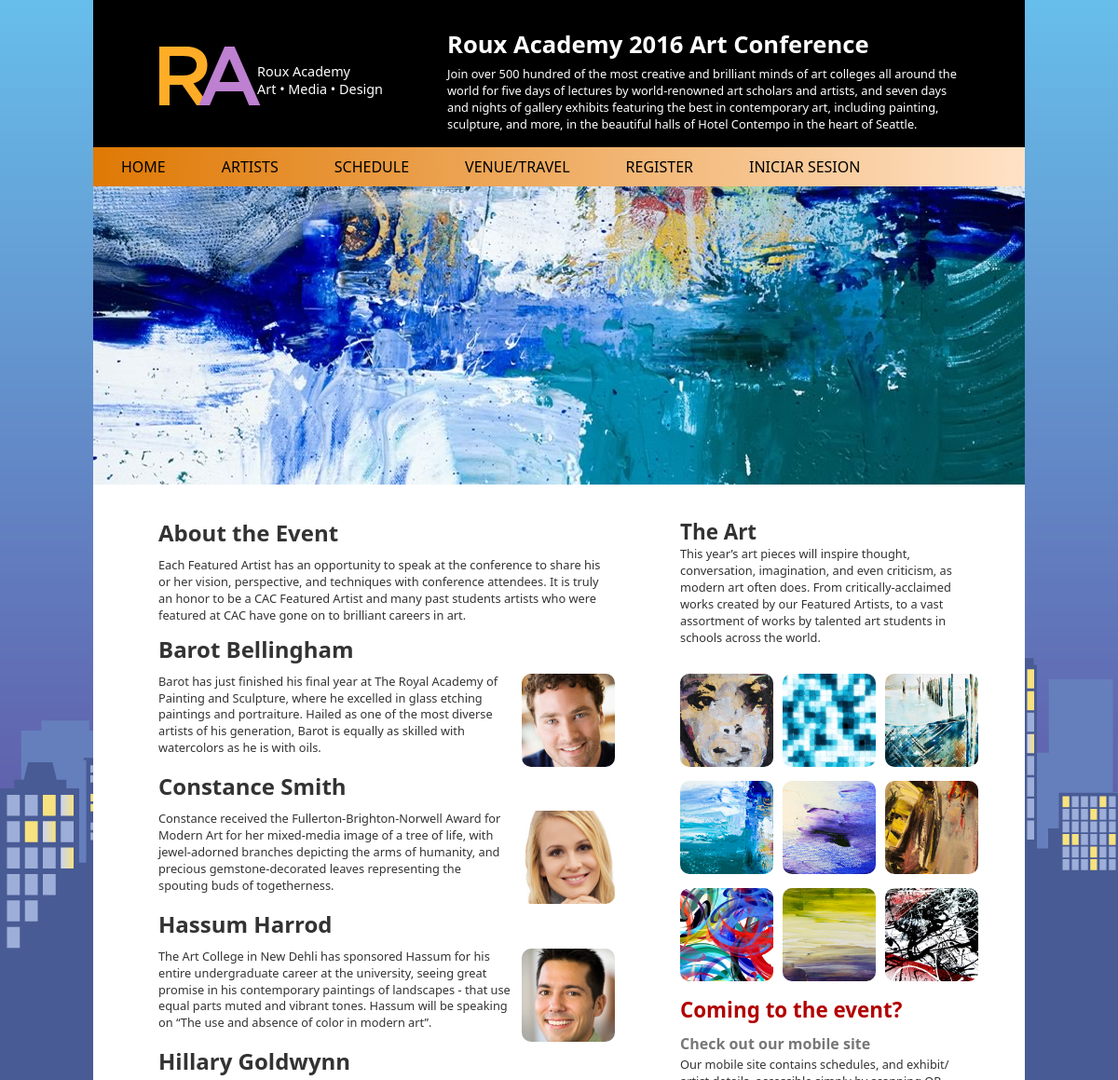
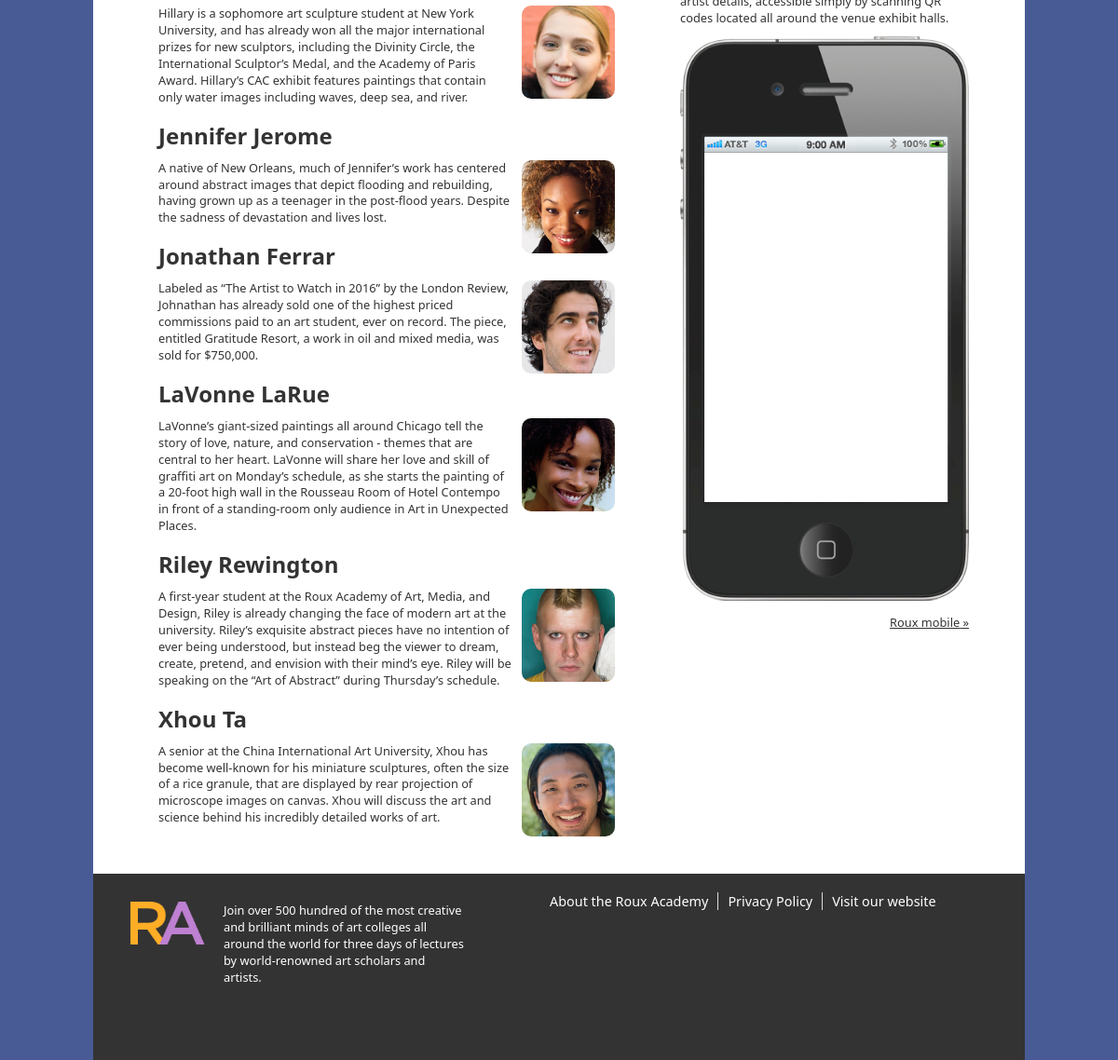
The page /artistsAdmin.php on the database its author committed (2 pictures, top to bottom).
### tables this page shows
CREATE TABLE `artistas` (
  `id` int(11) NOT NULL,
  `nombre` text NOT NULL,
  `descripcion` text DEFAULT NULL,
  `imagen` text DEFAULT NULL
);

### artistsAdmin.php (the view, shortened to what this page needs)
<?php
  require('encabezadoUsuario.php');
  require 'conexionBD.php';
  $requerirConsulta = "SELECT * FROM artistas";
  $requerirConsulta = mysqli_query($conexion,$requerirConsulta);
?>
  <section id="main">
    <article>
      <h2>About the Event</h2>
      <p>Each Featured Artist has an opportunity to speak at the conference to share his or her vision, perspective, and techniques with conference attendees. It is truly an honor to be a CAC Featured Artist and many past students artists who were featured at CAC have gone on to brilliant careers in art.</p>
      <div class="artistgroup">
        <ul>
          <?php
            foreach($requerirConsulta as $obtener){?>
            <li>
              <h2> <?php echo $obtener['nombre'];?> </h2>
              <p> <img src=" <?php echo $obtener['imagen']; ?> " > <?php echo $obtener['descripcion']; ?> </p>
            </li>
            <?php } ?>
        </ul>
      </div>
    </article>
  </section>
  <aside id="sidebar">
    <article>
      <h2>The Art</h2>
      <p>This year’s art pieces will inspire thought, conversation, imagination, and even criticism, as modern art often does. From critically-acclaimed works created by our Featured Artists, to a vast assortment of works by talented art students in schools across the world.</p>
      <div class="pixgrid">
        <ul>
          <li><img src="images/art/Barot_Bellingham_tn.jpg" alt="Art from Barot Bellingham"></li>
          <li><img src="images/art/Constance_Smith_tn.jpg" alt="Art from Constance Smith"></li>
          <li><img src="images/art/Hassum_Harrod_tn.jpg" alt="Art from Hassum Harrod"></li>
          <li><img src="images/art/Hillary_Goldwynn_tn.jpg" alt="Art from Hillary Goldwynn"></li>
          <li><img src="images/art/Jennifer_Jerome_tn.jpg" alt="Art from Jennifer Jerome"></li>
          <li><img src="images/art/Jonathan_Ferrar_tn.jpg" alt="Art from Jonathan Ferrar"></li>
          <li><img src="images/art/LaVonne_LaRue_tn.jpg" alt="Art from LaVonne LaRue"></li>
          <li><img src="images/art/Riley_Rewington_tn.jpg" alt="Art from Riley Rewington"></li>
          <li><img src="images/art/Xhou_Ta_tn.jpg" alt="Art from Xhou Ta"></li>
        </ul>
</div>
    </article>
    <article id="comingtoevent">
      <h2 class="highlight">Coming to the event?</h2>
      <h3>Check out our mobile site</h3>
      <p>Our mobile site contains schedules, and exhibit/ artist details, accessible simply by scanning QR codes located all around the venue exhibit halls.</p>
      <p><img src="images/iphone.png" alt="Mobile phone"></p>
      <p><a class="link" href="#">Roux mobile</a></p>
    </article>
  </aside>
  <?php
  require('piePagina.php');
?>
</div>
</body>
</html>

### css/style.css (style rules this page uses)
html, body, body div, span, object, iframe, h1, h2, h3, h4, h5, h6, p, blockquote, pre, abbr, address, cite, code, del, dfn, em, img, ins, kbd, q, samp, small, strong, sub, sup, var, b, i, dl, dt, dd, ol, ul, li, fieldset, form, label, legend, table, caption, tbody, tfoot, thead, tr, th, td, article, aside, figure, footer, header, hgroup, menu, nav, section, time, mark, audio, video { margin: 0; padding: 0; border: 0; outline: 0; font-size: 100%; vertical-align: baseline; background: transparent; }
article, aside, figure, footer, header, hgroup, nav, section { display: block; }
img { max-width: 100%; }
html { overflow-y: scroll; }
ul { list-style: none; }
a { margin: 0; padding: 0; font-size: 100%; vertical-align: baseline; background: transparent; }
body { font-family: Segoe, "Segoe UI", "DejaVu Sans", "Trebuchet MS", Verdana, sans-serif; }
body, select, input, textarea { color: #333; }
a { color: #03f; }
a:link { -webkit-tap-highlight-color: #fcd700; }
body { background: #495B95 url(../images/background_buildings.png) repeat-x; }
.highlight { color: #b20000; }
#main { width: 630px; float: left; display: block; margin: 30px 0; }
#main h1, #main h2, #main h3, #main h4, #main h5, #main h6, #main p { margin: 0 70px; }
#main h2 { font-size:1.5em; margin-bottom: 10px; padding-top: 20px; }
#main article:nth-of-type(1) h2 { padding-top: 0; }
#main p { font-size:.8em; line-height: 1.4; margin-bottom: 10px; }
#sidebar { width: 370px; float: left; margin: 30px 0; }
#sidebar h1, #sidebar h2, #sidebar h3, #sidebar h4, #sidebar h5, #sidebar p { padding-right: 80px; }
#sidebar h2 { font-size: 1.4em; margin-bottom: 10px; padding-top: 20px; }
#sidebar article:nth-of-type(1) h2 { padding-top: 0; margin-bottom: 0px; }
#sidebar h3 { font-size:1em; margin-bottom: 3px; color: #777; }
#sidebar p { font-size:.8em; line-height: 1.4; margin-bottom: 10px; padding-right: 60px; }
a.link { display: block; text-align: right; color: #333; }
a.link:after { content: ' »'; }
#page_artists .artistgroup p { padding-bottom: 5px; }
#page_artists .artistgroup img { width: 100px; float: right; margin-left: 10px; -webkit-border-radius: 10px; -moz-border-radius: 10px; border-radius: 10px; margin-bottom: 10px; }
#sidebar .pixgrid { width: 330px; }
#sidebar .pixgrid ul { margin-top: 30px; padding: 0; }
#sidebar .pixgrid ul li { float: left; padding: 0 10px 10px 0; }
#sidebar .pixgrid img { width: 100px; -webkit-border-radius: 10px; -moz-border-radius: 10px; border-radius: 10px; }

### rows shown on the page
artistas: nombre "Barot Bellingham", imagen (picture), descripcion "Barot has just finished his final year at The Royal Academy of Painting and Sculpture, where he excelled in glass etching paintings and portraiture. Hailed as one of the most diverse artists of his generation, Barot is equally as skilled with watercolors as he is with oils."
artistas: nombre "Constance Smith", imagen (picture), descripcion "Constance received the Fullerton-Brighton-Norwell Award for Modern Art for her mixed-media image of a tree of life, with jewel-adorned branches depicting the arms of humanity, and precious gemstone-decorated leaves representing the spouting buds of togetherness."
artistas: nombre "Hassum Harrod", imagen (picture), descripcion "The Art College in New Dehli has sponsored Hassum for his entire undergraduate career at the university, seeing great promise in his contemporary paintings of landscapes - that use equal parts muted and vibrant tones. Hassum will be speaking on “The use and absence of color in modern art”."
artistas: nombre "Hillary Goldwynn", imagen (picture), descripcion "Hillary is a sophomore art sculpture student at New York University, and has already won all the major international prizes for new sculptors, including the Divinity Circle, the International Sculptor’s Medal, and the Academy of Paris Award. Hillary’s CAC exhibit features paintings that contain only water images including waves, deep sea, and river."
artistas: nombre "Jennifer Jerome", imagen (picture), descripcion "A native of New Orleans, much of Jennifer’s work has centered around abstract images that depict flooding and rebuilding, having grown up as a teenager in the post-flood years. Despite the sadness of devastation and lives lost."
artistas: nombre "Jonathan Ferrar", imagen (picture), descripcion "Labeled as “The Artist to Watch in 2016” by the London Review, Johnathan has already sold one of the highest priced commissions paid to an art student, ever on record. The piece, entitled Gratitude Resort, a work in oil and mixed media, was sold for $750,000."
artistas: nombre "LaVonne LaRue", imagen (picture), descripcion "LaVonne’s giant-sized paintings all around Chicago tell the story of love, nature, and conservation - themes that are central to her heart. LaVonne will share her love and skill of graffiti art on Monday’s schedule, as she starts the painting of a 20-foot high wall in the Rousseau Room of Hotel Contempo in front of a standing-room only audience in Art in Unexpected Places."
artistas: nombre "Riley Rewington", imagen (picture), descripcion "A first-year student at the Roux Academy of Art, Media, and Design, Riley is already changing the face of modern art at the university. Riley’s exquisite abstract pieces have no intention of ever being understood, but instead beg the viewer to dream, create, pretend, and envision with their mind’s eye. Riley will be speaking on the “Art of Abstract” during Thursday’s schedule."
artistas: nombre "Xhou Ta", imagen (picture), descripcion "A senior at the China International Art University, Xhou has become well-known for his miniature sculptures, often the size of a rice granule, that are displayed by rear projection of microscope images on canvas. Xhou will discuss the art and science behind his incredibly detailed works of art."
